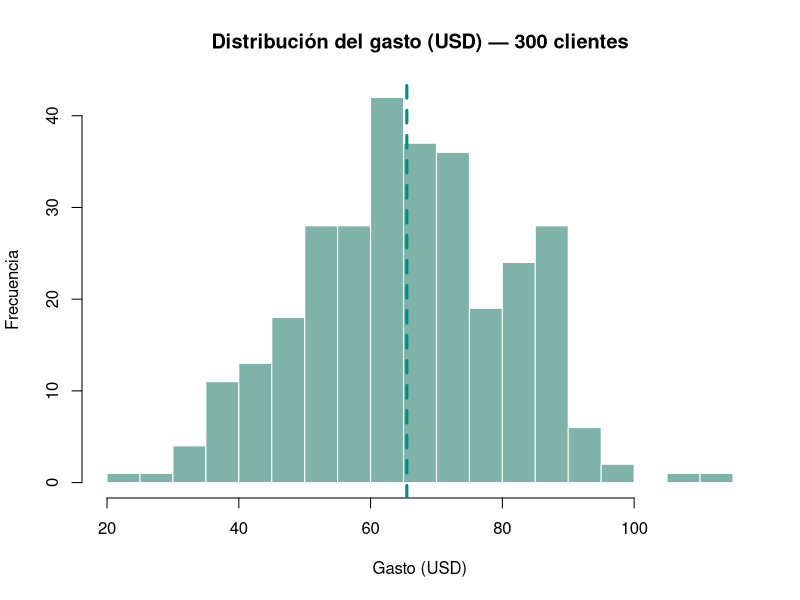
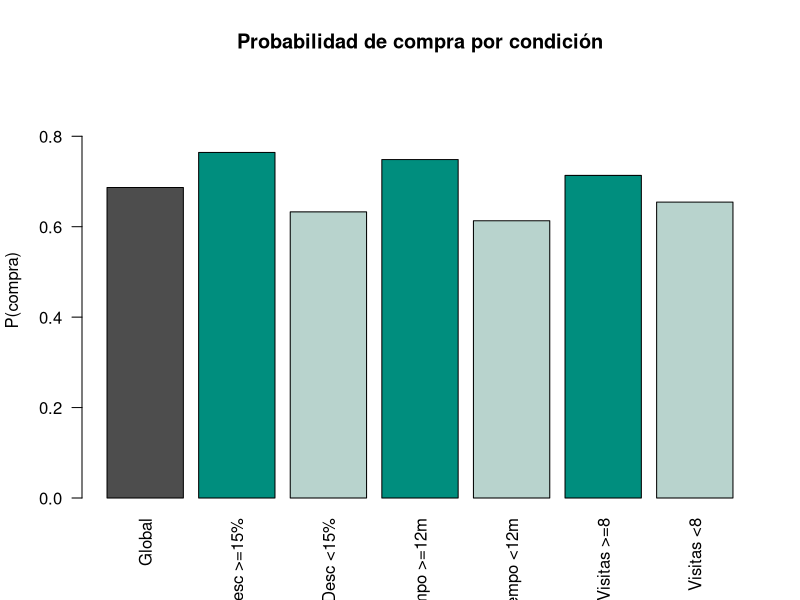
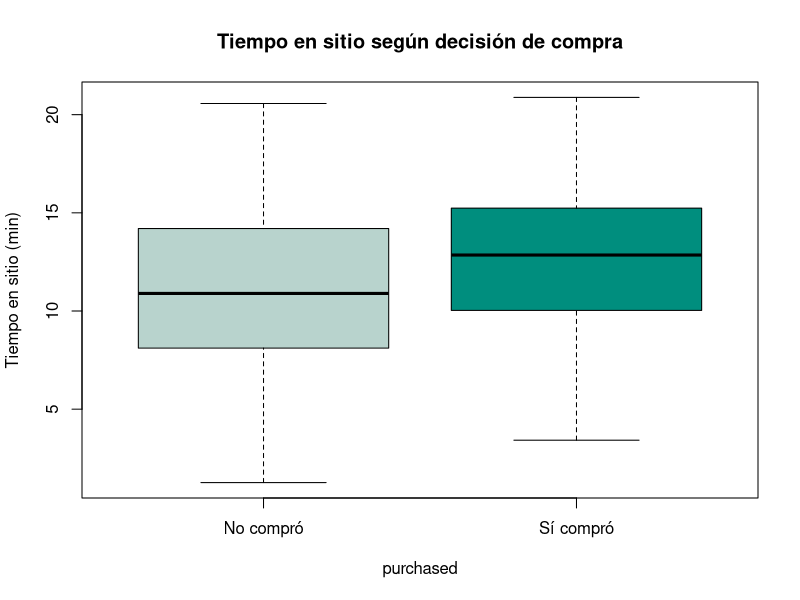
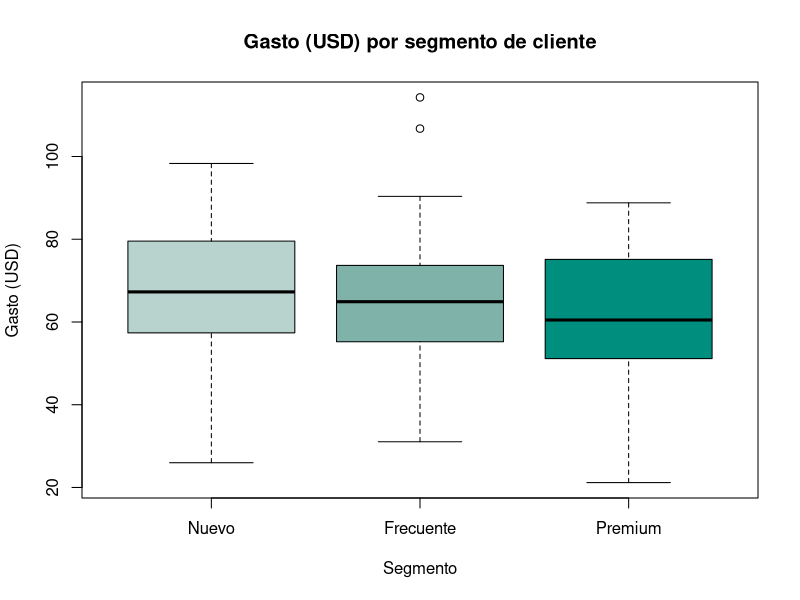
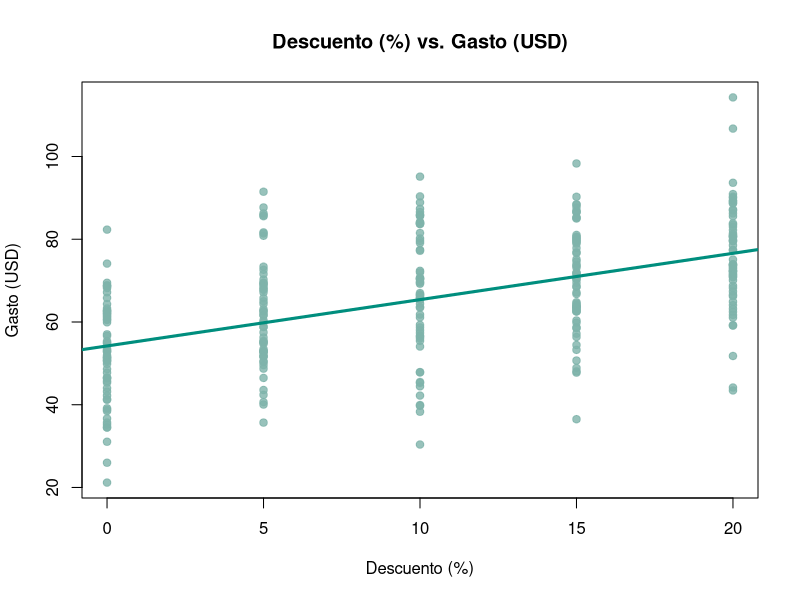
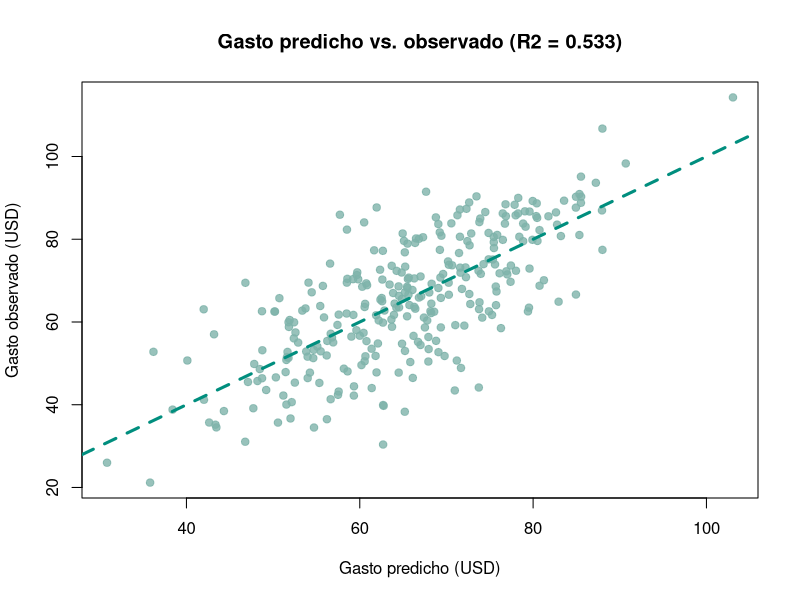

The R script that drew these images, in order:
# ============================================================
# RETO FINAL — ANÁLISIS INTEGRADOR NOVARETAIL
# Curso:  LBMA2501 - Probabilidad y Estadística para Ciencia de Datos
# Alumno: Roberto Yair Castellanos Eguia
#
# Integra: descriptivos, probabilidad, inferencia (t y ANOVA),
# correlación y regresión lineal múltiple.
# ============================================================

# ---- 0. Cargar datos ---------------------------------------
datos <- read.csv("novaretail_dataset.csv")
datos$segment <- factor(datos$segment,
                        levels = c("Nuevo", "Frecuente", "Premium"))
str(datos)

# ---- 1. ANÁLISIS DESCRIPTIVO -------------------------------
vars <- c("age","visits_last_month","time_on_site_min",
          "discount_percent","spending_usd")
for (v in vars) {
  x <- datos[[v]]
  cat(sprintf("%s: media=%.2f mediana=%.2f sd=%.2f min=%.2f max=%.2f\n",
              v, mean(x), median(x), sd(x), min(x), max(x)))
}
table(datos$segment)

# Histograma del gasto
hist(datos$spending_usd, breaks = 20, col = "#7FB3AA", border = "white",
     main = "Distribución del gasto (USD) — 300 clientes",
     xlab = "Gasto (USD)", ylab = "Frecuencia")
abline(v = mean(datos$spending_usd), col = "#008E7E", lwd = 3, lty = 2)

# ---- 2. PROBABILIDAD BÁSICA Y CONDICIONAL ------------------
mean(datos$purchased)                                        # P(compra)
tapply(datos$purchased, datos$segment, mean)                 # P(compra|segmento)
mean(datos$purchased[datos$discount_percent >= 15])          # P(compra|desc>=15)
mean(datos$purchased[datos$discount_percent <  15])          # P(compra|desc<15)
mean(datos$purchased[datos$time_on_site_min >= 12])          # P(compra|tiempo>=12)
mean(datos$purchased[datos$time_on_site_min <  12])          # P(compra|tiempo<12)
mean(datos$purchased[datos$visits_last_month >= 8])          # P(compra|visitas>=8)
mean(datos$purchased[datos$visits_last_month <  8])          # P(compra|visitas<8)

# Gráfico de probabilidad por condición
probs <- c(mean(datos$purchased),
           mean(datos$purchased[datos$discount_percent >= 15]),
           mean(datos$purchased[datos$discount_percent <  15]),
           mean(datos$purchased[datos$time_on_site_min >= 12]),
           mean(datos$purchased[datos$time_on_site_min <  12]),
           mean(datos$purchased[datos$visits_last_month >= 8]),
           mean(datos$purchased[datos$visits_last_month <  8]))
nombres <- c("Global","Desc >=15%","Desc <15%","Tiempo >=12m",
             "Tiempo <12m","Visitas >=8","Visitas <8")
barplot(probs, names.arg = nombres, las = 2, ylim = c(0, 0.92),
        col = c("#4d4d4d","#008E7E","#B8D3CD","#008E7E",
                "#B8D3CD","#008E7E","#B8D3CD"),
        main = "Probabilidad de compra por condición", ylab = "P(compra)")

# ---- 3. INFERENCIA: PRUEBA T SOBRE MEDIAS ------------------
# H0: mu_tiempo(no compra) = mu_tiempo(compra) | alfa = 0.05
t.test(time_on_site_min ~ purchased, data = datos, var.equal = TRUE)
boxplot(time_on_site_min ~ purchased, data = datos,
        names = c("No compró","Sí compró"),
        col = c("#B8D3CD","#008E7E"),
        main = "Tiempo en sitio según decisión de compra",
        ylab = "Tiempo en sitio (min)")

# ---- 4. INFERENCIA: ANOVA DE UN FACTOR ---------------------
# H0: mu_Nuevo = mu_Frecuente = mu_Premium | alfa = 0.05
modelo_anova <- aov(spending_usd ~ segment, data = datos)
summary(modelo_anova)
boxplot(spending_usd ~ segment, data = datos,
        col = c("#B8D3CD","#7FB3AA","#008E7E"),
        main = "Gasto (USD) por segmento de cliente",
        xlab = "Segmento", ylab = "Gasto (USD)")

# ---- 5. CORRELACIÓN ----------------------------------------
cor(datos$visits_last_month, datos$spending_usd)
cor(datos$time_on_site_min,  datos$spending_usd)
cor(datos$discount_percent,  datos$spending_usd)
cor(datos$age,               datos$spending_usd)

# Dispersión con recta de regresión simple
plot(datos$discount_percent, datos$spending_usd, pch = 19,
     col = "#7FB3AACC",
     main = "Descuento (%) vs. Gasto (USD)",
     xlab = "Descuento (%)", ylab = "Gasto (USD)")
abline(lm(spending_usd ~ discount_percent, data = datos),
       col = "#008E7E", lwd = 3)

# ---- 6. REGRESIÓN LINEAL MÚLTIPLE --------------------------
modelo <- lm(spending_usd ~ visits_last_month + time_on_site_min +
             discount_percent, data = datos)
summary(modelo)

# Diagnóstico visual: predicho vs. observado
plot(fitted(modelo), datos$spending_usd, pch = 19, col = "#7FB3AACC",
     main = "Gasto predicho vs. observado (R2 = 0.533)",
     xlab = "Gasto predicho (USD)", ylab = "Gasto observado (USD)")
abline(0, 1, col = "#008E7E", lwd = 3, lty = 2)
